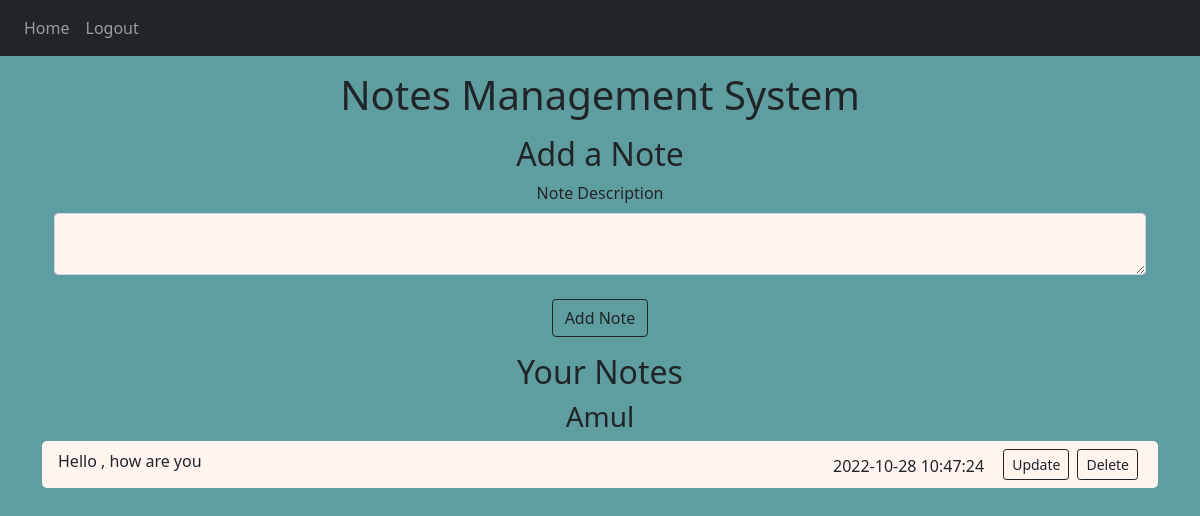
Page / (signed in) on the earlier database version.
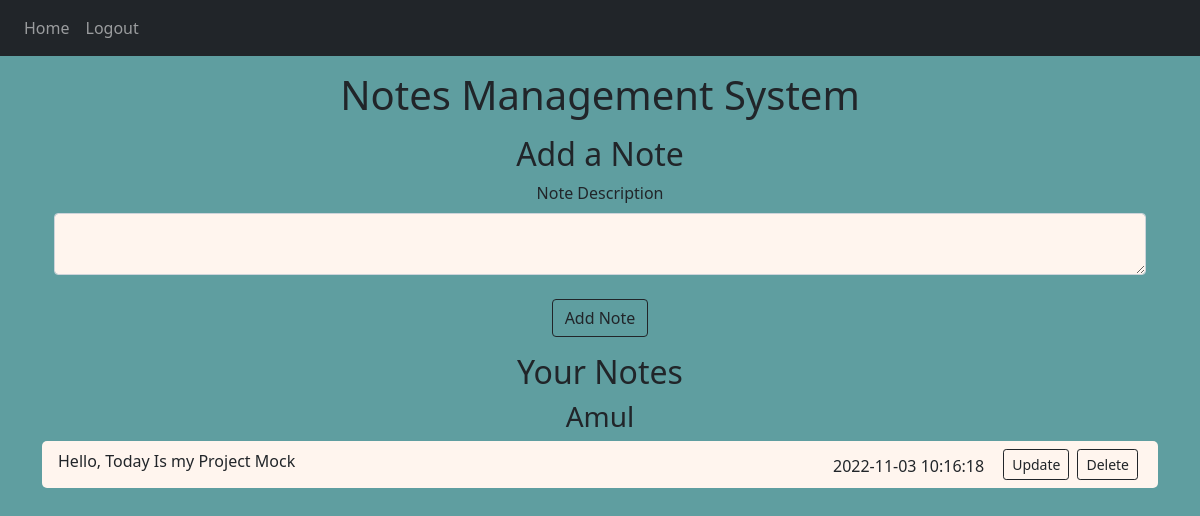
Same page on the later database version.
### Project/models.py (models this page shows, shortened)
class User(db.Model, UserMixin):
    id = db.Column(db.Integer, primary_key=True)
    email = db.Column(db.String(150), unique=True)
    password = db.Column(db.String(40), nullable=False)
    first_name = db.Column(db.String(40))
    notes = db.relationship('Note')

class Note(db.Model):
    id = db.Column(db.Integer, primary_key=True)
    data = db.Column(db.String(1000))
    date = db.Column(db.DateTime(timezone=True), default=func.now())
    user_id = db.Column(db.Integer, db.ForeignKey('user.id'))

### Project/views.py (the view, shortened to what this page needs)
@views.route('/', methods=['GET', 'POST'])
@login_required
def home():
    return render_template("home.html", user=current_user)

### Project/__init__.py (called while the page is built)
def create_app():
    app = Flask(__name__)
    app.config['SECRET_KEY'] = 'Always Be Honest'
    app.config['SQLALCHEMY_DATABASE_URI'] = 'sqlite:///../instance/database.db'
    db.init_app(app)
    from .views import views
    from .auth import auth
    app.register_blueprint(views, url_prefix='/')
    app.register_blueprint(auth, url_prefix='/')
    from .models import User, Note
    login_manager = LoginManager()
    login_manager.login_view = 'auth.login'
    login_manager.init_app(app)
    @login_manager.user_loader
    def load_user(id):
        return User.query.get(int(id))
    return app

### Project/templates/home.html (shortened to what this page needs)
{% extends "base.html" %}
{% block content %}
<div class="container my-3">
    <h2 align="center">Add a Note</h2>
    <form method="POST">
        <div align="center">
            <label for="note" class="form-lable">Note Description</label>
            <textarea name="note" id="note" class="form-control"
                      style="background-color:#FFF5EE"></textarea>
        </div>
        <br />
        <div align="center">
            <button type="submit" class="btn btn-outline-dark">Add Note</button>
        </div>
    </form>
</div>
<h2 align="center">Your Notes</h2>
<h3 align="center">{{ user.first_name }}</h3>
<ul class="list-group list-group-flush" id="notes">
   {% for note in user.notes %}
    <li class="list-group-item" style="background-color:#FFF5EE; border-radius:5px;">
        {{ note.data }}
            <a href="/delete/{{note.id}}" type="button" class="btn btn-outline-dark btn-sm mx-1" style="float:right">Delete</a>
            <a href="/update/{{note.id}}" type="button" class="btn btn-outline-dark btn-sm mx-1" style="float:right">Update</a>
            <h7 style="float:right; margin-right: 15px; margin-top: 5px">{{ note.date }}</h7>
    </li>
    {% endfor %}
</ul>
{% endblock %}

### Project/templates/base.html (shortened to what this page needs)
<!DOCTYPE html>
<html lang="en">
<head>
    <link
      rel="stylesheet"
      href="https://stackpath.bootstrapcdn.com/bootstrap/4.4.1/css/bootstrap.min.css"
    />
    <link
      rel="stylesheet"
      href="https://stackpath.bootstrapcdn.com/font-awesome/4.7.0/css/font-awesome.min.css"
    />
    <link href="https://cdn.jsdelivr.net/npm/bootstrap@5.0.0-beta2/dist/css/bootstrap.min.css" rel="stylesheet"
/>
    <link rel="stylesheet" href="{{ url_for('static', filename='style.css') }}">
</head>
<body bgcolor="$purple-100">
    <nav class="navbar navbar-expand-lg navbar-dark bg-dark">
        <div class="collapse navbar-collapse" id="navbar">
            <div class="navbar-nav">
                {% if user.is_authenticated %}
                <a class="nav-item nav-link" id="home" href="/">Home</a>
                <a class="nav-item nav-link" id="logout" href="/logout">Logout</a>
                {% else %}
                <a class="nav-item nav-link" id="login" href="/login">Login</a>
                <a class="nav-item nav-link" id="signUp" href="/sign-up">Sign Up</a>
                {% endif %}
            </div>
        </div>
    </nav>
    <div>
        <h1 align="center" style="margin-top: 15px">Notes Management System</h1>
    </div>
    <div class="container">
        {% block content %}
        {% endblock %}
    </div>
</body>
</html>

### Project/static/style.css (style rules this page uses)
body { background-color: #5F9EA0; }

Differences in the rows shown:
removed Note: data "Hello , how are you", date "2022-10-28 10:47:24"
added Note: data "Hello, Today Is my Project Mock", date "2022-11-03 10:16:18"
